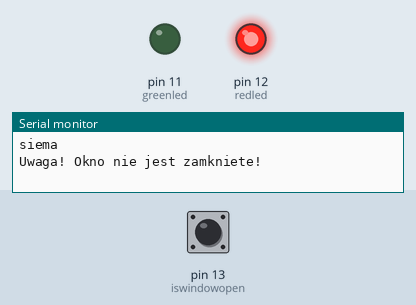
A sketch run on a simulated Arduino Uno, built with avr-gcc and run on an emulated ATmega328P. Parts: output pins drawn as LEDs (lit = HIGH), the last lines printed to the serial monitor. The test bench sets the inputs (shaded band); at power-on: pin 13 (iswindowopen) HIGH.

Above: at 1.2 s.
1.3 s: pin 13 (iswindowopen) pulled LOW for 0.15 s
At 1.37 s:
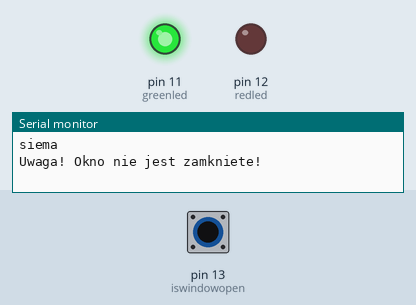
2.9 s: pin 13 (iswindowopen) pulled LOW for 3.2 s
At 7.5 s:
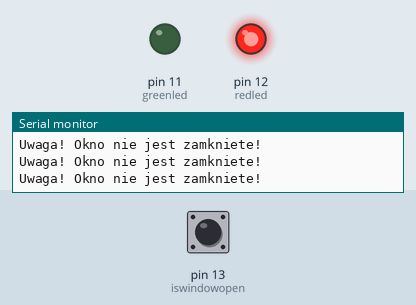
Timing chart, 0 to 9.0 s (numbered marks = the images above; inputs shaded):
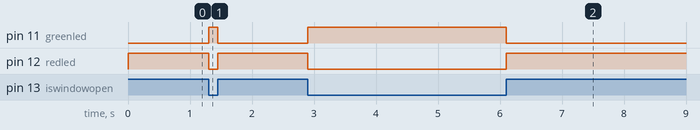

The sketch:

komunikacja_z_kompem.ino
```cpp
#define redled 12
#define greenled 11
#define iswindowopen 13


void setup() {
  Serial.begin(9600); //Ustawienie prędkosci transmisji
  Serial.println("siema");
  pinMode(redled, OUTPUT); //czewona
  pinMode(greenled,OUTPUT); //zielona
  pinMode(iswindowopen, INPUT_PULLUP); //przycisk

  //Wylaczam obie diody
  digitalWrite(redled, LOW);
  digitalWrite(greenled, LOW);
}

void loop() {
  if(digitalRead(iswindowopen)==LOW){
    //Jezeli przycisk jest wcisniety
    digitalWrite(greenled, HIGH); //zielona ON
    digitalWrite(redled, LOW); //czerwona OF
  }
  else{
    //Jezeli przycisk nie jest wcisniety
    digitalWrite(greenled, LOW);
    digitalWrite(redled, HIGH);
    Serial.println("Uwaga! Okno nie jest zamkniete!");
    while (digitalRead(iswindowopen)==HIGH){
      //zatrzymujemy sie w pustej pętli do czasu ponownego otwarcia okna
      delay(25); //Niewielkie opoznienie aby niwelowac opoznienie bo wiadomo iles tam milionow operacji na sekunde

    }
  }
}
```

Measured:
- after the input at 1.3 s, pin 11 (greenled): LOW → HIGH at once, → LOW 0.15 s later; pin 12 (redled): HIGH → LOW at once, → HIGH 0.15 s later
- after the input at 2.9 s, pin 11 (greenled): LOW → HIGH at once, → LOW 3.2 s later; pin 12 (redled): HIGH → LOW at once, → HIGH 3.2 s later
